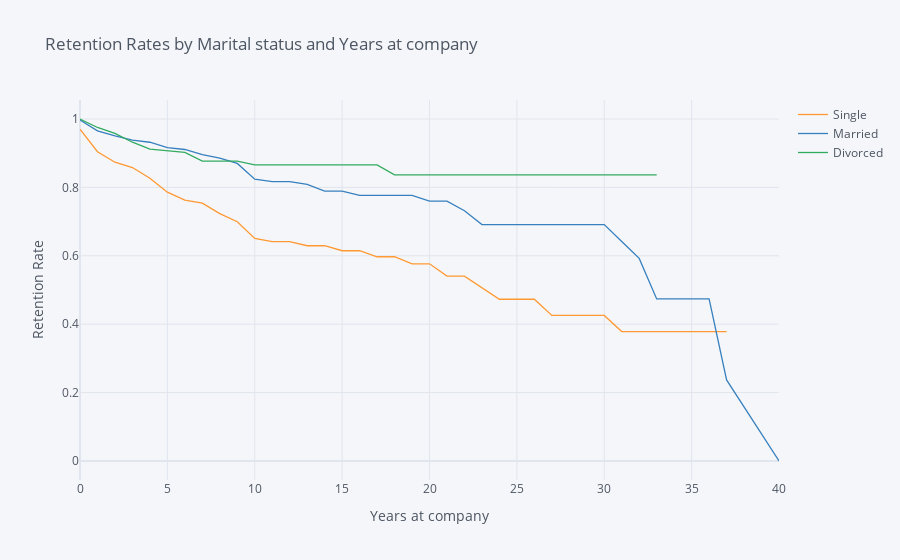

The cell this chart's notebook holds for it:
### Markdown cell above
## 4. Let's switch to looking at retention rates from another demographic perspective: marital status. Generate and plot survival curves for the different marital statuses by number of years at the company.

### Code cell
rates = survival(data, 'MaritalStatus', 'YearsAtCompany', 'Attrition')

rates.iplot(kind='line', xTitle='Years at company', yTitle='Retention Rate',
            title='Retention Rates by Marital status and Years at company')

### Figure 1 — Plotly figure (JSON) as saved in the notebook; plotly's stock layout.template omitted (floating-point values rounded to 4 significant figures)
{"data": [{"line": {"color": "rgba(255, 153, 51, 1.0)", "dash": "solid", "shape": "linear", "width": 1.3}, "mode": "lines", "name": "Single", "text": "", "type": "scatter", "x": [0, 1, 2, 3, 4, 5, 6, 7, 8, 9, 10, 11, 12, 13, 14, 15, 16, 17, 18, 19, 20, 21, 22, 23, 24, 25, 26, 27, 29, 30, 31, 32, 33, 34, 36, 37, 40], "y": [0.9702, 0.9044, 0.8736, 0.8581, 0.8268, 0.7861, 0.7628, 0.754, 0.7234, 0.6997, 0.6507, 0.6413, 0.6413, 0.6294, 0.6294, 0.6148, 0.6148, 0.5972, 0.5972, 0.5766, 0.5766, 0.5406, 0.5406, 0.5068, 0.473, 0.473, 0.473, 0.4257, 0.4257, 0.4257, 0.3784, 0.3784, 0.3784, 0.3784, 0.3784, 0.3784, ""]}, {"line": {"color": "rgba(55, 128, 191, 1.0)", "dash": "solid", "shape": "linear", "width": 1.3}, "mode": "lines", "name": "Married", "text": "", "type": "scatter", "x": [0, 1, 2, 3, 4, 5, 6, 7, 8, 9, 10, 11, 12, 13, 14, 15, 16, 17, 18, 19, 20, 21, 22, 23, 24, 25, 26, 27, 29, 30, 31, 32, 33, 34, 36, 37, 40], "y": [0.997, 0.9654, 0.9506, 0.9381, 0.932, 0.9164, 0.9109, 0.8958, 0.8858, 0.8702, 0.8239, 0.817, 0.817, 0.8086, 0.7894, 0.7894, 0.7768, 0.7768, 0.7768, 0.7768, 0.7599, 0.7599, 0.7318, 0.6911, 0.6911, 0.6911, 0.6911, 0.6911, 0.6911, 0.6911, 0.6418, 0.5924, 0.4739, 0.4739, 0.4739, 0.237, 0]}, {"line": {"color": "rgba(50, 171, 96, 1.0)", "dash": "solid", "shape": "linear", "width": 1.3}, "mode": "lines", "name": "Divorced", "text": "", "type": "scatter", "x": [0, 1, 2, 3, 4, 5, 6, 7, 8, 9, 10, 11, 12, 13, 14, 15, 16, 17, 18, 19, 20, 21, 22, 23, 24, 25, 26, 27, 29, 30, 31, 32, 33, 34, 36, 37, 40], "y": [1, 0.9752, 0.9581, 0.9321, 0.9122, 0.9078, 0.9021, 0.8769, 0.8769, 0.8769, 0.8657, 0.8657, 0.8657, 0.8657, 0.8657, 0.8657, 0.8657, 0.8657, 0.8368, 0.8368, 0.8368, 0.8368, 0.8368, 0.8368, 0.8368, 0.8368, 0.8368, 0.8368, 0.8368, 0.8368, 0.8368, 0.8368, 0.8368, "", "", "", ""]}], "layout": {"legend": {"bgcolor": "#F5F6F9", "font": {"color": "#4D5663"}}, "paper_bgcolor": "#F5F6F9", "plot_bgcolor": "#F5F6F9", "title": {"font": {"color": "#4D5663"}, "text": "Retention Rates by Marital status and Years at company"}, "xaxis": {"gridcolor": "#E1E5ED", "showgrid": true, "tickfont": {"color": "#4D5663"}, "title": {"font": {"color": "#4D5663"}, "text": "Years at company"}, "zerolinecolor": "#E1E5ED"}, "yaxis": {"gridcolor": "#E1E5ED", "showgrid": true, "tickfont": {"color": "#4D5663"}, "title": {"font": {"color": "#4D5663"}, "text": "Retention Rate"}, "zerolinecolor": "#E1E5ED"}}}
